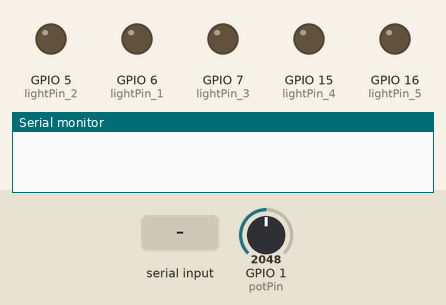
Recording of a program running on a simulated ESP32-S3. Parts: output pins drawn as LEDs (lit = HIGH), the last lines printed to the serial monitor. The test bench sets the inputs (shaded band); at power-on: GPIO 1 (potPin) = 2048. Random numbers use the default seed unless the program sets one.

Above: at 1.2 s.
1.3 s: "A\n" received over Serial
At 2.05 s:
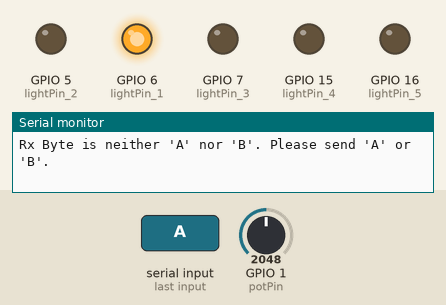
At 4.2 s:
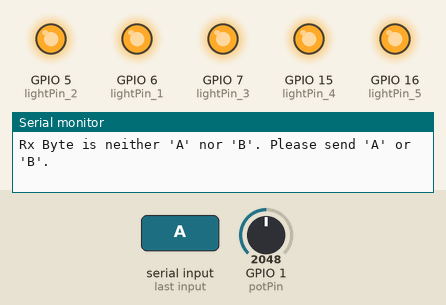
4.3 s: "B\n" received over Serial
Timing chart, 0 to 7.3 s (numbered marks = the images above; inputs shaded):
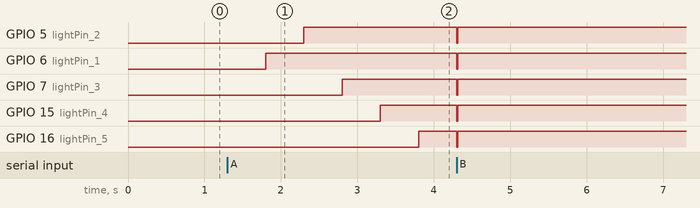

Measured:
- after the input at 1.3 s, GPIO 5 (lightPin_2): LOW → HIGH after 1.0 s; GPIO 6 (lightPin_1): LOW → HIGH after 0.50 s; GPIO 7 (lightPin_3): LOW → HIGH after 1.5 s; GPIO 15 (lightPin_4): LOW → HIGH after 2.0 s; GPIO 16 (lightPin_5): LOW → HIGH after 2.5 s

The program:

main.cpp
```cpp
/*
<><><><><><><><><><><><><><><><><><><><><><><><><><><><><><><><><><><><><><><><>
|||||||||||||||||||||||||||||||||||||||||||
||        "SS6 - 5 lights and away we go, Serial HandShaking"           ||
|||||||||||||||||||||||||||||||||||||||||||
  - Ethan Quigley, 2025
  - When reciving "A" from serial port play lights out game
  - When reciving "B" from serial port Rev lights from potentiometer
<><><><><><><><><><><><><><><><><><><><><><><><><><><><><><><><><><><><><><><><>
*/
#include <Arduino.h>

// Potentiometer
const int potPin = 1;
int potVal = 0;

// 5 Red lights
const int lightPin_2 = 5;
const int lightPin_1 = 6;
const int lightPin_3 = 7;
const int lightPin_4 = 15;
const int lightPin_5 = 16;

// Correct array declaration
const int lights[] = {lightPin_1, lightPin_2, lightPin_3, lightPin_4, lightPin_5};
const int NUM_LIGHTS = 5;

// Go Button
const int buttonPin = 1;

// --- Global State Variables ---

// Mode control
bool lightsOutMode = false; // True when 'A' mode is active
bool revLightsMode = false; // True when 'B' mode is active
bool gameIsActive = false;  // True when the lights-out sequence is running

// Timing variables for the Lights Out Game (Mode 'A')
unsigned long previousMillis = 0;   // General timing reference
unsigned long interval = 500;       // Interval for sequential light on (500ms)
unsigned long randomWaitTime = 0;   // Random time before lights go out
unsigned long lightsOnStartTime = 0;// Time when the first light turned on
unsigned long lightsOutTime = 0;    // The moment the lights actually went out
int reactionTimeMS = 0;             // Calculated reaction time
bool buttonPressed = false;         // State to track if the button has been pressed
int currentLightIndex = 0;          // Which light in the sequence is currently active

// Timing variable for Rev Lights Update (Mode 'B')
unsigned long revLightPreviousMillis = 0;
const long revLightInterval = 50;   // Update pot/lights every 50ms

int inByte = 0;

// --- Lights Out Game Functions (Mode 'A') ---

/**
 * @brief Initializes the lights sequence parameters.
 */
void initLightsSequence() {
  // 1. Reset state
  gameIsActive = true;
  buttonPressed = false;
  reactionTimeMS = 0;
  currentLightIndex = 0;

  // Turn all lights off
  for (int i = 0; i < NUM_LIGHTS; i++) {
    digitalWrite(lights[i], LOW);
  }

  // 2. Set timing parameters
  previousMillis = millis();
  lightsOnStartTime = millis();
  randomWaitTime = random(1000, 3001); // 1 to 3 seconds wait time
}

/**
 * @brief Manages the sequential turn-on, random wait, and turn-off sequence.
 */
void updateLightsSequence() {
  unsigned long currentMillis = millis();

  // STAGE 1: Sequential Lights On (every 'interval' ms)
  if (currentLightIndex < NUM_LIGHTS) {
    if (currentMillis - previousMillis >= interval) {
      previousMillis = currentMillis;

      digitalWrite(lights[currentLightIndex], HIGH); // Turn the next light ON
      currentLightIndex++;

      // If the last light just turned on, reset the timer for the random wait
      if (currentLightIndex == NUM_LIGHTS) {
        previousMillis = currentMillis; // Reset timer for random wait stage
      }
    }
    return; // Stay in this stage until all lights are on
  }

  // STAGE 2: Random Wait then Lights Off
  // Check if the random wait time has elapsed since the last light turned on
  if (currentLightIndex == NUM_LIGHTS && currentMillis - previousMillis >= randomWaitTime) {

    // Turn lights off
    for (int i = 0; i < NUM_LIGHTS; i++) {
      digitalWrite(lights[i], LOW);
    }

    // Record the precise moment the lights went out
    lightsOutTime = currentMillis;

    // Move to the final stage (waiting for button press)
    currentLightIndex++; // currentLightIndex will now be 6
  }
}


/**
 * @brief Checks for button press and calculates reaction time.
 */
void checkGameResult() {
  // Read the button state (INPUT_PULLUP: LOW means pressed)
  int currentButtonState = digitalRead(buttonPin);

  // Check for button press *after* lights have gone out (currentLightIndex > NUM_LIGHTS)
  if (currentLightIndex > NUM_LIGHTS && (currentButtonState == LOW) && !buttonPressed) {
    buttonPressed = true; // Mark as pressed to only register once

    // Calculate time elapsed since lights went out
    reactionTimeMS = millis() - lightsOutTime;

    // Send the reaction time result back over Serial
    Serial.print("Reaction Time: ");
    Serial.print(",");
    Serial.print(reactionTimeMS);
    Serial.print(",");
    Serial.print(" ms");
    Serial.print(",");
    Serial.print("gameIsOver");
    Serial.print('\n');

    gameIsActive = false; // End the game round
    currentLightIndex = 0; // Reset index
  }
}

// --- Rev Lights/Potentiometer Functions (Mode 'B') ---

/**
 * @brief Reads the potentiometer and lights up LEDs sequentially based on its value.
 */
void updateRevLights() {
  unsigned long currentMillis = millis();

  // Run only when the interval has passed
  if (currentMillis - revLightPreviousMillis >= revLightInterval) {
    revLightPreviousMillis = currentMillis;

    // 1. Read the potentiometer value (0-1023)
    potVal = analogRead(potPin);

    // 2. Map the pot value (0-1023) to the number of lights (0-5)
    int lightsToTurnOn = map(potVal, 0, 1023, 0, NUM_LIGHTS);

    // 3. Control the LEDs and send feedback
    Serial.print("Pot Value: ");
    Serial.print(potVal);
    Serial.print(" -> Lights ON: ");
    Serial.println(lightsToTurnOn);

    for (int i = 0; i < NUM_LIGHTS; i++) {
      if (i < lightsToTurnOn) {
        digitalWrite(lights[i], HIGH);
      } else {
        digitalWrite(lights[i], LOW);
      }
    }
  }
}

// --- Setup and Loop ---

void setup()
{
  // Pin setup
  pinMode(buttonPin, INPUT_PULLUP);
  for (int i = 0; i < NUM_LIGHTS; i++) {
    pinMode(lights[i], OUTPUT);
    digitalWrite(lights[i], LOW);
  }
  pinMode(potPin, INPUT);

  // Serial setup
  Serial.begin(9600);
  randomSeed(2); // Better seed generation using an unconnected analog pin

}

void loop()
{
  // 1. Handle incoming Serial Commands
  if (Serial.available())
  {
    inByte = Serial.read();

    if (inByte == 'A') // Lights Out Game
    {
      if (!lightsOutMode) {

        revLightsMode = false;
        lightsOutMode = true;
      }
      // Note: We don't trigger the game here, the button press does it in the next section.
    }
    else if (inByte == 'B') // Rev Lights/Potentiometer
    {
      if (!revLightsMode) {
        // Reset lights and mode state
        for (int i = 0; i < NUM_LIGHTS; i++) {
          digitalWrite(lights[i], LOW);
        }
        lightsOutMode = false;
        gameIsActive = false;
        currentLightIndex = 0;
        revLightsMode = true;
        Serial.println("Mode B: Rev Lights/Potentiometer Activated.");
      }
    }
    else
    {
      Serial.println("Rx Byte is neither 'A' nor 'B'. Please send 'A' or 'B'.");
    }
  }

  // 2. Handle Continuous Logic based on Active Mode

  if (lightsOutMode) {

    // --- Mode A: Lights Out Game ---

    if (!gameIsActive) {
       initLightsSequence(); // Initialize timing and state
    }

    if (gameIsActive && currentLightIndex <= NUM_LIGHTS) {
      // Run the non-blocking sequence until the lights turn off
      updateLightsSequence();
    }

    if (gameIsActive && currentLightIndex > NUM_LIGHTS) {
      // Run the non-blocking check for reaction time after lights turn off
      checkGameResult();
    }
  }
  else if (revLightsMode) {

    // --- Mode B: Rev Lights/Potentiometer ---

    // Update the rev lights using millis() for periodic updates
    updateRevLights();
  }
}
```
